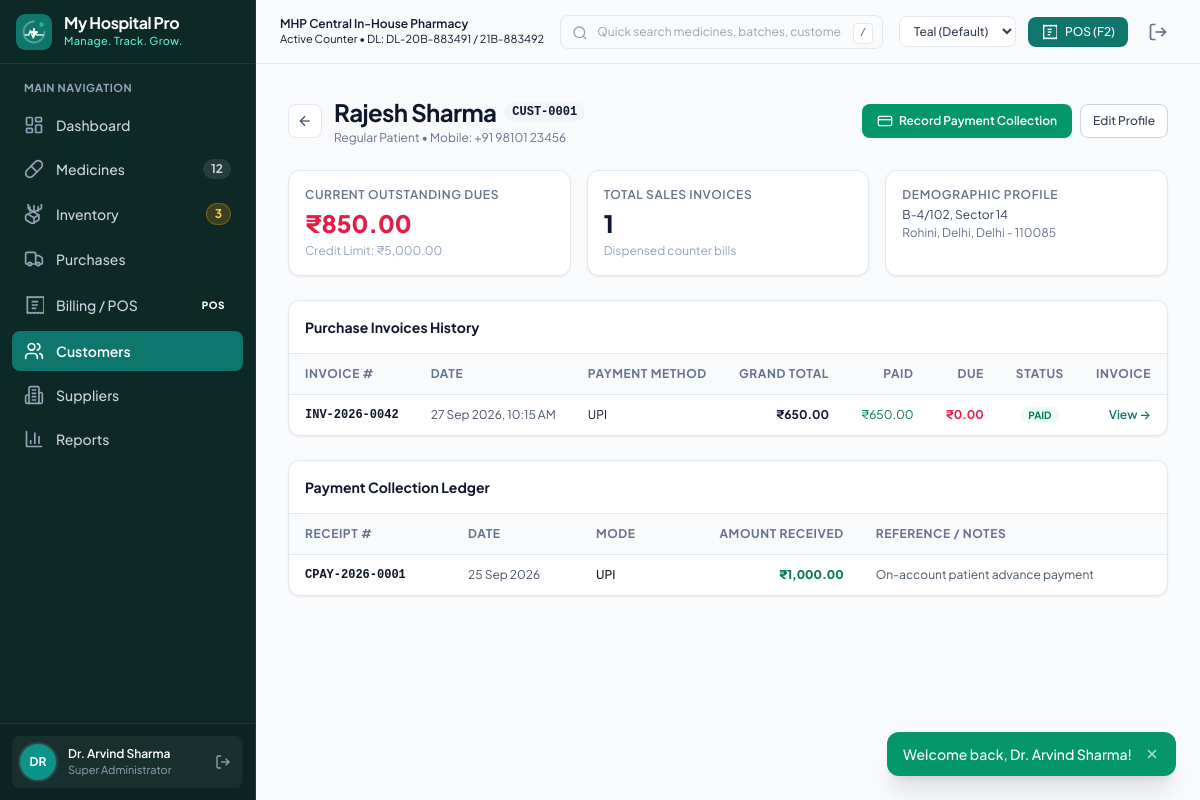
/customers/view.php?id=1 (signed in), run on the app's committed database.
### tables this page shows
CREATE TABLE `users` (
  `id` INT UNSIGNED NOT NULL AUTO_INCREMENT,
  `name` VARCHAR(100) NOT NULL,
  `username` VARCHAR(50) NOT NULL UNIQUE,
  `email` VARCHAR(100) NOT NULL UNIQUE,
  `password` VARCHAR(255) NOT NULL,
  `role_id` INT UNSIGNED NOT NULL,
  `phone` VARCHAR(20) DEFAULT NULL,
  `status` ENUM('active', 'inactive') NOT NULL DEFAULT 'active',
  `last_login` DATETIME DEFAULT NULL,
  `created_at` TIMESTAMP NOT NULL DEFAULT CURRENT_TIMESTAMP,
  `updated_at` TIMESTAMP NOT NULL DEFAULT CURRENT_TIMESTAMP ON UPDATE CURRENT_TIMESTAMP,
  PRIMARY KEY (`id`),
  KEY `idx_users_role` (`role_id`),
  CONSTRAINT `fk_users_role` FOREIGN KEY (`role_id`) REFERENCES `roles` (`id`) ON UPDATE CASCADE
);

CREATE TABLE `roles` (
  `id` INT UNSIGNED NOT NULL AUTO_INCREMENT,
  `name` VARCHAR(50) NOT NULL UNIQUE,
  `display_name` VARCHAR(100) NOT NULL,
  `description` TEXT DEFAULT NULL,
  `created_at` TIMESTAMP NOT NULL DEFAULT CURRENT_TIMESTAMP,
  PRIMARY KEY (`id`)
);

CREATE TABLE `customers` (
  `id` INT UNSIGNED NOT NULL AUTO_INCREMENT,
  `customer_code` VARCHAR(30) NOT NULL UNIQUE,
  `name` VARCHAR(120) NOT NULL,
  `mobile` VARCHAR(30) DEFAULT NULL,
  `email` VARCHAR(100) DEFAULT NULL,
  `address` VARCHAR(255) DEFAULT NULL,
  `city` VARCHAR(80) DEFAULT 'Delhi',
  `state` VARCHAR(80) DEFAULT 'Delhi',
  `pincode` VARCHAR(20) DEFAULT '110085',
  `customer_type` ENUM('Regular Patient', 'VIP / Hospital Staff', 'Chronic Care Patient', 'Corporate / Institutional') NOT NULL DEFAULT 'Regular Patient',
  `credit_limit` DECIMAL(10,2) NOT NULL DEFAULT 5000.00,
  `opening_balance` DECIMAL(10,2) NOT NULL DEFAULT 0.00,
  `current_balance` DECIMAL(10,2) NOT NULL DEFAULT 0.00,
  `notes` TEXT DEFAULT NULL,
  `status` ENUM('active', 'inactive') NOT NULL DEFAULT 'active',
  `created_at` TIMESTAMP NOT NULL DEFAULT CURRENT_TIMESTAMP,
  `updated_at` TIMESTAMP NOT NULL DEFAULT CURRENT_TIMESTAMP ON UPDATE CURRENT_TIMESTAMP,
  PRIMARY KEY (`id`),
  KEY `idx_cust_name` (`name`),
  KEY `idx_cust_mobile` (`mobile`)
);

CREATE TABLE `sales` (
  `id` INT UNSIGNED NOT NULL AUTO_INCREMENT,
  `invoice_number` VARCHAR(50) NOT NULL UNIQUE,
  `customer_id` INT UNSIGNED DEFAULT NULL,
  `customer_name` VARCHAR(120) NOT NULL DEFAULT 'Walk-in Customer',
  `customer_mobile` VARCHAR(30) DEFAULT NULL,
  `doctor_name` VARCHAR(120) DEFAULT NULL,
  `subtotal` DECIMAL(10,2) NOT NULL DEFAULT 0.00,
  `discount` DECIMAL(10,2) NOT NULL DEFAULT 0.00,
  `gst_amount` DECIMAL(10,2) NOT NULL DEFAULT 0.00,
  `round_off` DECIMAL(10,2) NOT NULL DEFAULT 0.00,
  `grand_total` DECIMAL(10,2) NOT NULL DEFAULT 0.00,
  `paid_amount` DECIMAL(10,2) NOT NULL DEFAULT 0.00,
  `due_amount` DECIMAL(10,2) NOT NULL DEFAULT 0.00,
  `payment_method` ENUM('Cash', 'UPI', 'Card', 'Credit') NOT NULL DEFAULT 'Cash',
  `payment_status` ENUM('Paid', 'Pending', 'Partial') NOT NULL DEFAULT 'Paid',
  `notes` TEXT DEFAULT NULL,
  `created_by` INT UNSIGNED DEFAULT NULL,
  `created_at` DATETIME NOT NULL DEFAULT CURRENT_TIMESTAMP,
  `updated_at` TIMESTAMP NOT NULL DEFAULT CURRENT_TIMESTAMP ON UPDATE CURRENT_TIMESTAMP,
  PRIMARY KEY (`id`),
  KEY `idx_sales_inv` (`invoice_number`),
  KEY `idx_sales_customer` (`customer_id`),
  KEY `idx_sales_date` (`created_at`),
  CONSTRAINT `fk_sales_customer` FOREIGN KEY (`customer_id`) REFERENCES `customers` (`id`) ON UPDATE CASCADE ON DELETE SET NULL,
  CONSTRAINT `fk_sales_user` FOREIGN KEY (`created_by`) REFERENCES `users` (`id`) ON UPDATE CASCADE ON DELETE SET NULL
);

CREATE TABLE `customer_payments` (
  `id` INT UNSIGNED NOT NULL AUTO_INCREMENT,
  `customer_id` INT UNSIGNED NOT NULL,
  `receipt_number` VARCHAR(50) NOT NULL UNIQUE,
  `payment_date` DATE NOT NULL,
  `amount` DECIMAL(10,2) NOT NULL,
  `payment_method` ENUM('Cash', 'UPI', 'Card', 'Bank Transfer') NOT NULL DEFAULT 'Cash',
  `reference_number` VARCHAR(100) DEFAULT NULL,
  `notes` TEXT DEFAULT NULL,
  `created_by` INT UNSIGNED DEFAULT NULL,
  `created_at` TIMESTAMP NOT NULL DEFAULT CURRENT_TIMESTAMP,
  PRIMARY KEY (`id`),
  KEY `idx_cp_customer` (`customer_id`),
  CONSTRAINT `fk_cp_customer` FOREIGN KEY (`customer_id`) REFERENCES `customers` (`id`) ON UPDATE CASCADE,
  CONSTRAINT `fk_cp_user` FOREIGN KEY (`created_by`) REFERENCES `users` (`id`) ON DELETE SET NULL
);

### customers/view.php (the view, shortened to what the rows shown need)
<?php
require_once __DIR__ . '/../includes/header.php';
require_once __DIR__ . '/../includes/sidebar.php';
$db = get_db();
$id = (int)($_GET['id'] ?? 0);
$stmt = $db->prepare("SELECT * FROM customers WHERE id = ?");
$stmt->execute([$id]);
$cust = $stmt->fetch();
$sales_stmt = $db->prepare("SELECT * FROM sales WHERE customer_id = ? ORDER BY created_at DESC");
$sales_stmt->execute([$id]);
$invoices = $sales_stmt->fetchAll();
$pay_stmt = $db->prepare("SELECT * FROM customer_payments WHERE customer_id = ? ORDER BY payment_date DESC");
$pay_stmt->execute([$id]);
$payments = $pay_stmt->fetchAll();
?>
<div class="flex-1 flex flex-col min-w-0 overflow-hidden">
    <main class="flex-1 overflow-y-auto p-4 md:p-6 lg:p-8 space-y-6">
        <div class="flex flex-col sm:flex-row sm:items-center justify-between gap-4">
            <div class="flex items-center gap-3">
                <div>
                    <div class="flex items-center gap-2">
                        <h1 class="text-xl md:text-2xl font-bold text-slate-900 tracking-tight"><?= e($cust['name']) ?></h1>
                        <span class="px-2 py-0.5 rounded-full font-mono text-xs bg-slate-100 font-bold"><?= e($cust['customer_code']) ?></span>
                    </div>
                    <p class="text-xs text-slate-500 mt-0.5"><?= e($cust['customer_type']) ?> • Mobile: <?= e($cust['mobile'] ?: 'None') ?></p>
                </div>
            </div>
        </div>
        <div class="grid grid-cols-1 sm:grid-cols-3 gap-4">
            <div class="app-card p-4 bg-white border border-slate-200 rounded-xl shadow-xs">
                <div class="text-xs font-semibold text-slate-500 uppercase tracking-wider">Current Outstanding Dues</div>
                <div class="text-2xl font-extrabold mt-1 <?= (float)$cust['current_balance'] > 0 ? 'text-rose-600' : 'text-emerald-700' ?>">
                    <?= format_currency($cust['current_balance']) ?>
                </div>
                <div class="text-xs text-slate-400 mt-1">Credit Limit: <?= format_currency($cust['credit_limit']) ?></div>
            </div>
            <div class="app-card p-4 bg-white border border-slate-200 rounded-xl shadow-xs">
                <div class="text-xs font-semibold text-slate-500 uppercase tracking-wider">Demographic Profile</div>
                <div class="text-xs text-slate-700 mt-1"><?= e($cust['address'] ?: 'No address specified') ?></div>
                <div class="text-xs text-slate-500 mt-0.5"><?= e($cust['city']) ?>, <?= e($cust['state']) ?> - <?= e($cust['pincode']) ?></div>
            </div>
        </div>
        <div class="app-card bg-white border border-slate-200 rounded-xl overflow-hidden shadow-xs">
            <div class="p-4 border-b border-slate-200">
                <h2 class="text-sm font-bold text-slate-900">Purchase Invoices History</h2>
            </div>
            <div class="overflow-x-auto">
                <table class="w-full text-left border-collapse text-xs">
                    <thead>
                        <tr class="bg-slate-50 border-b border-slate-200 text-slate-500 font-semibold uppercase tracking-wider">
                            <th class="py-3 px-4">Invoice #</th>
                            <th class="py-3 px-4">Date</th>
                            <th class="py-3 px-4">Payment Method</th>
                            <th class="py-3 px-4 text-right">Grand Total</th>
                            <th class="py-3 px-4 text-right">Paid</th>
                            <th class="py-3 px-4 text-right">Due</th>
                            <th class="py-3 px-4 text-center">Status</th>
                            <th class="py-3 px-4 text-right">Invoice</th>
                        </tr>
                    </thead>
                    <tbody class="divide-y divide-slate-200">
                        <?php if (empty($invoices)): ?>
                            <tr><td colspan="8" class="py-6 text-center text-slate-400">No invoices recorded for this customer.</td></tr>
                        <?php else: ?>
                            <?php foreach ($invoices as $inv): ?>
                                <tr class="hover:bg-slate-50/70">
                                    <td class="py-3 px-4 font-mono font-bold text-slate-900"><?= e($inv['invoice_number']) ?></td>
                                    <td class="py-3 px-4 text-slate-600"><?= format_datetime($inv['created_at']) ?></td>
                                    <td class="py-3 px-4"><?= e($inv['payment_method']) ?></td>
                                    <td class="py-3 px-4 text-right font-bold text-slate-900"><?= format_currency($inv['grand_total']) ?></td>
                                    <td class="py-3 px-4 text-right text-emerald-700"><?= format_currency($inv['paid_amount']) ?></td>
                                    <td class="py-3 px-4 text-right font-bold text-rose-600"><?= format_currency($inv['due_amount']) ?></td>
                                    <td class="py-3 px-4 text-center">
                                        <span class="px-2 py-0.5 rounded-full font-bold text-[10px] uppercase <?= $inv['payment_status'] === 'Paid' ? 'bg-emerald-50 text-emerald-700' : 'bg-amber-50 text-amber-700' ?>">
                                            <?= e($inv['payment_status']) ?>
                                        </span>
                                    </td>
                                    <td class="py-3 px-4 text-right">
                                        <a href="../billing/invoice.php?id=<?= $inv['id'] ?>" class="text-xs font-semibold text-teal-700 hover:underline">View &rarr;</a>
                                    </td>
                                </tr>
                            <?php endforeach; ?>
                        <?php endif; ?>
                    </tbody>
                </table>
            </div>
        </div>
        <div class="app-card bg-white border border-slate-200 rounded-xl overflow-hidden shadow-xs">
            <div class="p-4 border-b border-slate-200">
                <h2 class="text-sm font-bold text-slate-900">Payment Collection Ledger</h2>
            </div>
            <div class="overflow-x-auto">
                <table class="w-full text-left border-collapse text-xs">
                    <thead>
                        <tr class="bg-slate-50 border-b border-slate-200 text-slate-500 font-semibold uppercase tracking-wider">
                            <th class="py-3 px-4">Receipt #</th>
                            <th class="py-3 px-4">Date</th>
                            <th class="py-3 px-4">Mode</th>
                            <th class="py-3 px-4 text-right">Amount Received</th>
                            <th class="py-3 px-4">Reference / Notes</th>
                        </tr>
                    </thead>
                    <tbody class="divide-y divide-slate-200">
                        <?php if (empty($payments)): ?>
                            <tr><td colspan="5" class="py-6 text-center text-slate-400">No payment receipts on file.</td></tr>
                        <?php else: ?>
                            <?php foreach ($payments as $p): ?>
                                <tr class="hover:bg-slate-50/70">
                                    <td class="py-3 px-4 font-mono font-bold text-slate-900"><?= e($p['receipt_number']) ?></td>
                                    <td class="py-3 px-4 text-slate-600"><?= format_date($p['payment_date']) ?></td>
                                    <td class="py-3 px-4 font-medium"><?= e($p['payment_method']) ?></td>
                                    <td class="py-3 px-4 text-right font-extrabold text-emerald-700"><?= format_currency($p['amount']) ?></td>
                                    <td class="py-3 px-4 text-slate-600"><?= e($p['notes'] ?: $p['reference_number'] ?: '-') ?></td>
                                </tr>
                            <?php endforeach; ?>
                        <?php endif; ?>
                    </tbody>
                </table>
            </div>
        </div>
    </main>
</div>
<?php require_once __DIR__ . '/../includes/footer.php'; ?>

### includes/sidebar.php (shortened to what the rows shown need)
<?php
$root = get_root_url();
$user = current_user();
?>
<aside id="app-sidebar" class="transition-transform duration-200 z-30 fixed lg:static inset-y-0 left-0 -translate-x-full lg:translate-x-0 flex flex-col h-full bg-[var(--sidebar-bg)] border-r border-[var(--sidebar-border)] text-[var(--sidebar-text)] w-64 select-none">
    <div class="p-3 border-t border-[var(--sidebar-border)] bg-black/10">
        <div class="flex items-center gap-3 p-2 rounded-lg bg-white/5">
            <div class="w-9 h-9 rounded-full bg-teal-600 flex items-center justify-center font-bold text-white text-xs ring-2 ring-white/10">
                <?= strtoupper(substr($user['name'] ?? 'AD', 0, 2)) ?>
            </div>
            <div class="flex-1 min-w-0">
                <div class="text-xs font-semibold text-white truncate"><?= e($user['name'] ?? 'Staff User') ?></div>
                <div class="text-[11px] text-slate-400 truncate"><?= e($user['role_display'] ?? 'Staff') ?></div>
            </div>
            <a href="<?= $root ?>logout.php" title="Sign Out" class="text-slate-400 hover:text-rose-400 p-1 rounded transition-colors">
                <svg class="w-4 h-4" viewBox="0 0 24 24" fill="none" stroke="currentColor" stroke-width="2"><path d="M9 21H5a2 2 0 0 1-2-2V5a2 2 0 0 1 2-2h4"/><polyline points="16 17 21 12 16 7"/><line x1="21" x2="9" y1="12" y2="12"/></svg>
            </a>
        </div>
    </div>
</aside>

### data on the page
users: name "DR", name "Dr. Arvind Sharma", role.display_name "Super Administrator"
customers: name "Rajesh Sharma", customer_code "CUST-0001", customer_type "Regular Patient", mobile "+91 98101 23456", current_balance "₹850.00", credit_limit "₹5,000.00", address "B-4/102, Sector 14", city "Rohini, Delhi", state "Delhi", pincode "110085"
sales: invoice_number "INV-2026-0042", created_at "27 Sep 2026, 10:15 AM", payment_method "UPI", grand_total "₹650.00", paid_amount "₹650.00", due_amount "₹0.00", payment_status "PAID"
customer_payments: receipt_number "CPAY-2026-0001", payment_date "25 Sep 2026", payment_method "UPI", amount "₹1,000.00", notes "On-account patient advance payment"

### other printed values
get_setting('hospital_name', APP_NAME) "My Hospital Pro"
get_setting('tagline', APP_TAGLINE) "Manage. Track. Grow."
$item['label'] "Dashboard"
$item['label'] "Medicines"
$item['badge'] "12"
$item['label'] "Inventory"
$item['badge'] "3"
$item['label'] "Purchases"
$item['label'] "Billing / POS"
$item['label'] "Customers"
$item['label'] "Suppliers"
$item['label'] "Reports"
get_setting('store_name', HOSPITAL_STORE_NAME) "MHP Central In-House Pharmacy"
get_setting('drug_license', HOSPITAL_DL_NUMBER) "DL-20B-883491 / 21B-883492"
count($invoices) "1"
